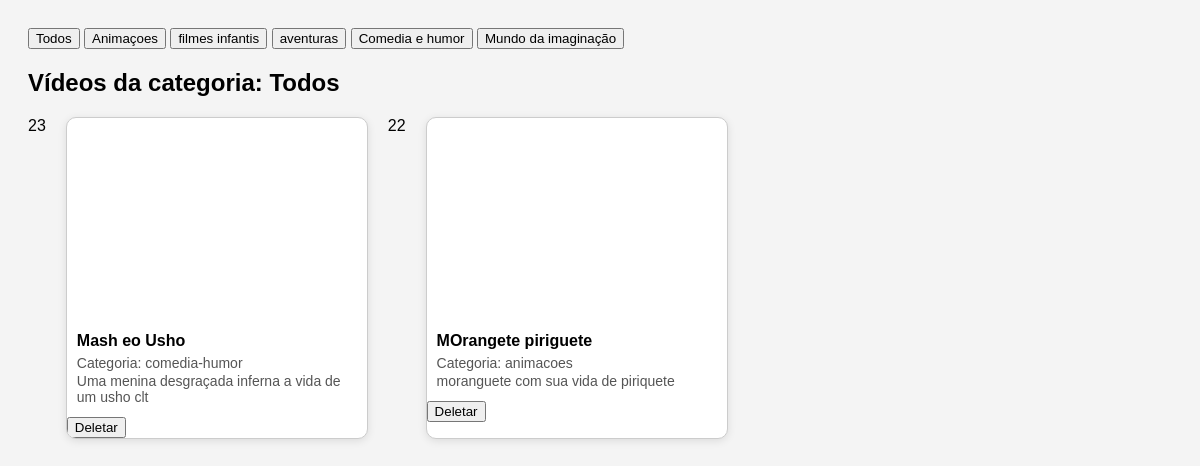
Before: /controller/card.php with the older database file.
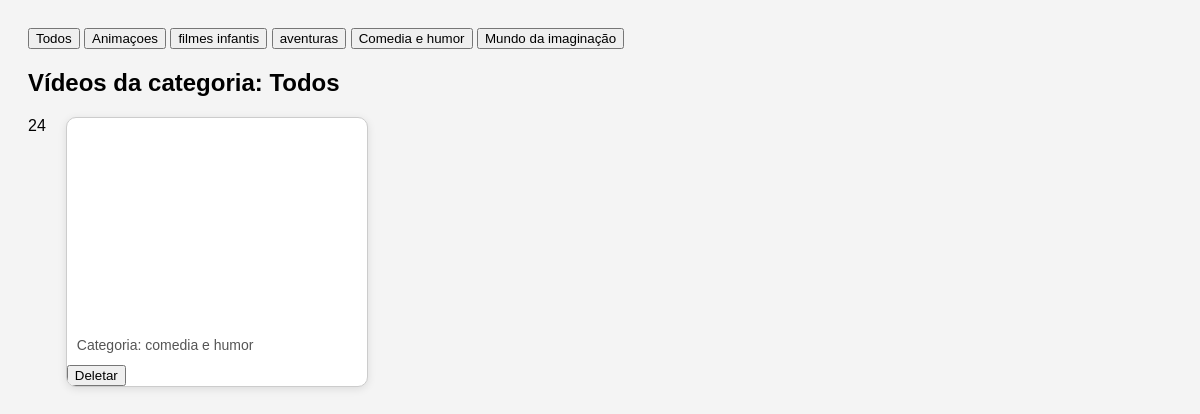
After: the same page with the newer database file.
### tables this page shows
CREATE TABLE `videos` (
  `ID` int(11) NOT NULL,
  `fk_categoria` int(11) NOT NULL,
  `fk_playlist` int(11) DEFAULT NULL,
  `titulo` varchar(200) NOT NULL,
  `url` varchar(200) NOT NULL,
  `salvar` tinyint(4) DEFAULT 0,
  `assistir_mais_tarde` tinyint(4) DEFAULT 0,
  `descricao` varchar(200) NOT NULL,
  `thumbnail` varchar(500) NOT NULL
);

CREATE TABLE `categoria` (
  `ID` int(11) NOT NULL,
  `fk_faixa_etaria` int(11) DEFAULT NULL,
  `nome_da_categoria` varchar(200) NOT NULL
);

### model/videos.php (called while the page is built, shortened)
<?php
class videos
{
public static function listar($pdo) {
    $stmt = $pdo->prepare("
        SELECT v.*, c.nome_da_categoria
        FROM videos v
        JOIN categoria c ON v.fk_categoria = c.id
        ORDER BY v.id DESC
    ");
    $stmt->execute();
    return $stmt->fetchAll(PDO::FETCH_ASSOC);
}
}
?>

### controller/card.php (the view, shortened to what this page needs)
<?php
require_once '../service/conexao.php';
require_once '../model/videos.php';
$nome_categoria = $_GET['categoria']  ?? "Todos";
if ($nome_categoria != "Todos") {
    $lista_videos = videos::listarPorNomeCategoria($pdo, $nome_categoria);
} else {
    $lista_videos = videos :: listar($pdo);
}
?>
<!DOCTYPE html>
<html lang="pt-br">
<head>
</head>
<body>
<form action="card.php" method= get>
     <div class="linha-form">
       <button type=submit name=categoria value="Todos">Todos</button>
 <button type=submit value="animacoes" name=categoria>Animaçoes</button>
 <button type=submit name=categoria value="filmes-infantis">filmes infantis</button>
<button type=submit name=categoria value="aventuras">aventuras</button>
<button type=submit name=categoria value="comedia-humor">Comedia e humor</button>
<button type=submit name=categoria value="mundo-imaginacao">Mundo da imaginação</button>
                        </div>
</form>
<h2>Vídeos da categoria: <?php echo htmlspecialchars($nome_categoria ?? 'Nenhuma'); ?></h2>
<div class="videos-container">
<?php if (!empty($lista_videos) && is_array($lista_videos)): ?>
    <?php foreach($lista_videos as $video):
        $id = $video['ID'];
    echo $id;
     ?>
        <div class="video-card">
            <iframe src="<?php echo htmlspecialchars($video['url']); ?>"
                    title="<?php echo htmlspecialchars($video['titulo']); ?>"
                    allowfullscreen>
            </iframe>
            <div class="video-info">
                <h3><?php echo htmlspecialchars($video['titulo']); ?></h3>
                <p>Categoria: <?php echo htmlspecialchars($video['nome_da_categoria']); ?></p>
                <p><?php echo htmlspecialchars($video['descricao']); ?></p>
            </div>
           <form method="post" action="">
        <button type="submit" onclick="return confirm('Deseja realmente deletar este vídeo?')" >Deletar</button>
    </form>
        </div>
    <?php endforeach; ?>
<?php else: ?>
    <p>Nenhum vídeo encontrado para esta categoria.</p>
<?php endif; ?>
</div>
</body>
</html>

### controller/card.php (style rules this page uses)
body { font-family: Arial, sans-serif; background-color: #f4f4f4; padding: 20px; }
.videos-container { display: flex; flex-wrap: wrap; gap: 20px; }
.video-card { width: 300px; border: 1px solid #ccc; border-radius: 10px; overflow: hidden; box-shadow: 0 2px 8px rgba(0,0,0,0.1); background-color: #fff; }
.video-card iframe { width: 100%; height: 200px; border: none; }
.video-info { padding: 10px; }
.video-info p { font-size: 14px; margin: 2px 0; color: #555; }
.video-info h3 { font-size: 16px; margin: 0 0 5px; }

Changed rows visible on the page:
removed videos: ID "23", titulo "Mash eo Usho", fk_categoria.nome_da_categoria "comedia-humor", descricao "Uma menina desgraçada inferna a vida de um usho clt"
removed videos: ID "22", titulo "MOrangete piriguete", fk_categoria.nome_da_categoria "animacoes", descricao "moranguete com sua vida de piriquete"
added videos: ID "24", fk_categoria.nome_da_categoria "comedia e humor"
